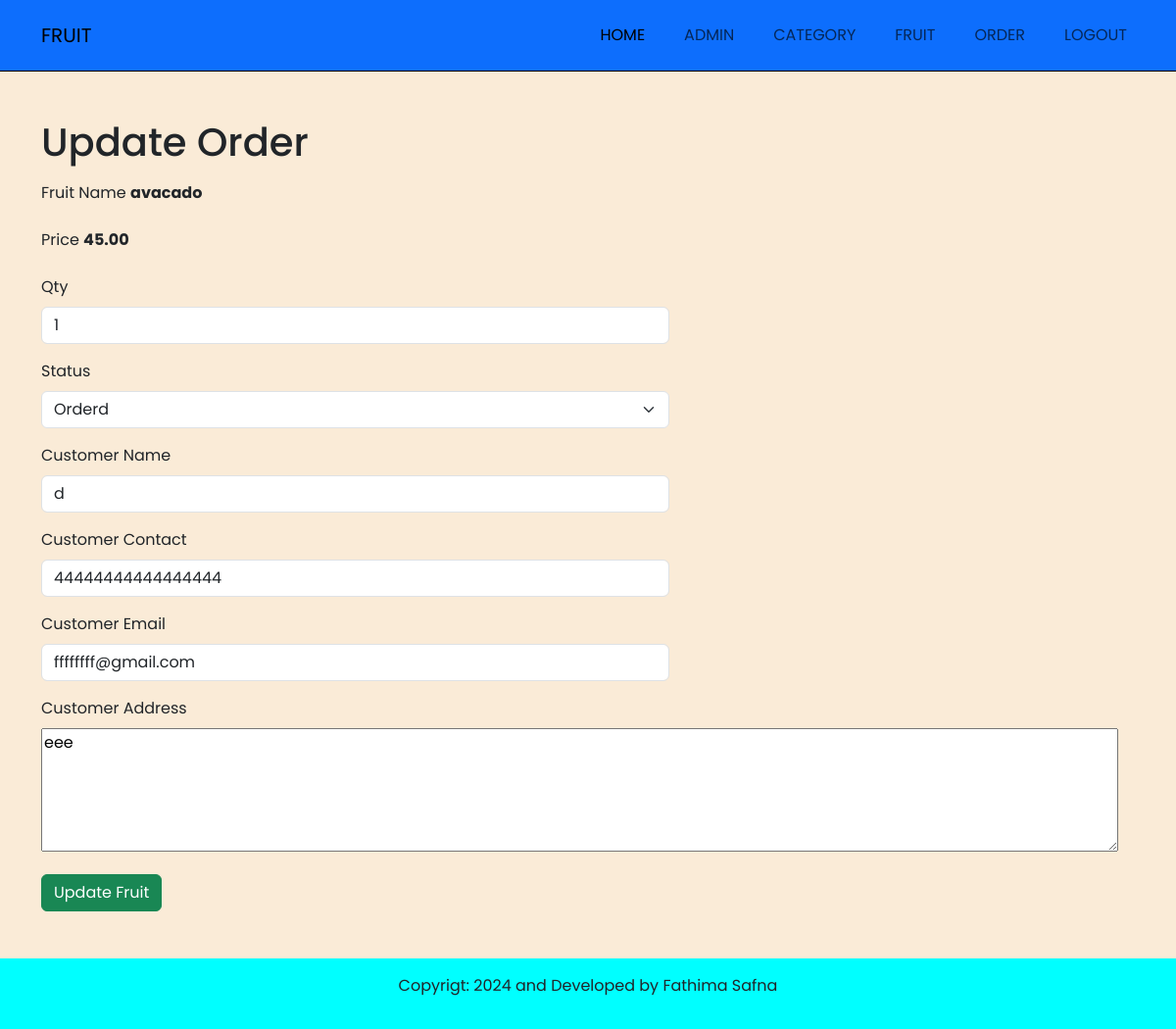
The page /admin/update-order.php?id=11 (signed in) on the database its author committed.
### tables this page shows
CREATE TABLE `tbbl_order` (
  `id` int(10) UNSIGNED NOT NULL,
  `fruit` varchar(150) NOT NULL,
  `price` decimal(10,2) NOT NULL,
  `qty` int(11) NOT NULL,
  `total` decimal(10,2) NOT NULL,
  `order_date` datetime NOT NULL,
  `status` varchar(50) NOT NULL,
  `customer_name` varchar(150) NOT NULL,
  `customer_contact` varchar(20) NOT NULL,
  `customer_email` varchar(150) NOT NULL,
  `customer_address` varchar(255) NOT NULL
);

### admin/update-order.php (the view, shortened to what this page needs)
<?php
include('partial/menu.php');
?>
<section class= "main">
    <div class= "container">
       <div class= "row py-5">
            <div class="pb-2"><h1>Update Order</h1></div>
            <?php
            if(isset($_GET['id']))
            {
                $id= $_GET['id'];
                $sql = "SELECT * FROM tbbl_order WHERE id=$id";
                $res = mysqli_query($conn,$sql);
                $count = mysqli_num_rows($res);
                if($count==1)
                {
                    $row=mysqli_fetch_assoc($res);
                    $fruit = $row['fruit'];
                    $price = $row['price'];
                    $qty = $row['qty'];
                    $status = $row['status'];
                    $customer_name = $row['customer_name'];
                    $customer_contact = $row['customer_contact'];
                    $customer_email = $row['customer_email'];
                    $customer_address = $row['customer_address'];
                }
                else
                {
                    header("location:".SITEURL.'admin/manage-order.php');
                    ob_end_flush();
                    exit();
                }
            }
            else
            {
                header("location:".SITEURL.'admin/manage-order.php');
                ob_end_flush();
                    exit();
            }
            ?>
            <div class="col-md-7">
                <form action="" method="POST">
                            <div class="mb-3">
                                <label for="fruitname" class="form-label">Fruit Name</label>
                                <td><b> <?php echo $fruit; ?></b></td>
                            </div>
                            <div class="mb-3">
                                <label for="qty" class="form-label">Price</label>
                                <td><b> <?php echo $price; ?></b></td>
                            </div>
                            <div class="mb-3">
                                <label for="qty" class="form-label">Qty</label><br>
                                <input type="number"  name="qty" value="<?php echo $qty; ?>" class="form-control" id="title" aria-describedby="title" >
                            </div>
                            <div class="mb-3">
                                <label for="status" class="form-label">Status</label>
                                <select class="form-select" aria-label="Default select example" name="status">
                                <option <?php if($status=="Ordered"){echo "selected";} ?> value="Orderd">Orderd</option>
                                </select>
                            </div>
                            <div class="mb-3">
                                <label for="customername" class="form-label">Customer Name</label>
                                <input type="text"  name="customer_name" value="<?php echo $customer_name; ?>" class="form-control" id="title" aria-describedby="title" >
                            </div>
                            <div class="mb-3">
                                <label for="customercontact" class="form-label">Customer Contact</label>
                                <input type="text"  name="customer_contact" value="<?php echo $customer_contact; ?>" class="form-control" id="title" aria-describedby="title" >
                            </div>
                            <div class="mb-3">
                                <label for="customeremail" class="form-label">Customer Email</label>
                                <input type="text"  name="customer_email" value="<?php echo $customer_email; ?>" class="form-control" id="title" aria-describedby="title" >
                            </div>
                            <div class="mb-3">
                                <label for="customeraddress" class="form-label">Customer Address</label>
                                <textarea name="customer_address" cols="77" rows="5"><?php echo $customer_address; ?></textarea>
                            </div>
                            <button type="submit" name="submit" class="btn btn-success">Update Fruit</button>
                    </form>
            </div>
        </div>
    </div>
</section>
<?php
include('partial/end.php');
?>

### css/admin.css (style rules this page uses)
* { font-family: "Poppins", sans-serif;; }
.main { background-color: antiquewhite; }

### rows shown on the page
tbbl_order: fruit "avacado", price "45.00", qty "1", customer_name "d", customer_contact "44444444444444444", customer_email "ffffffff@gmail.com", customer_address "eee"
